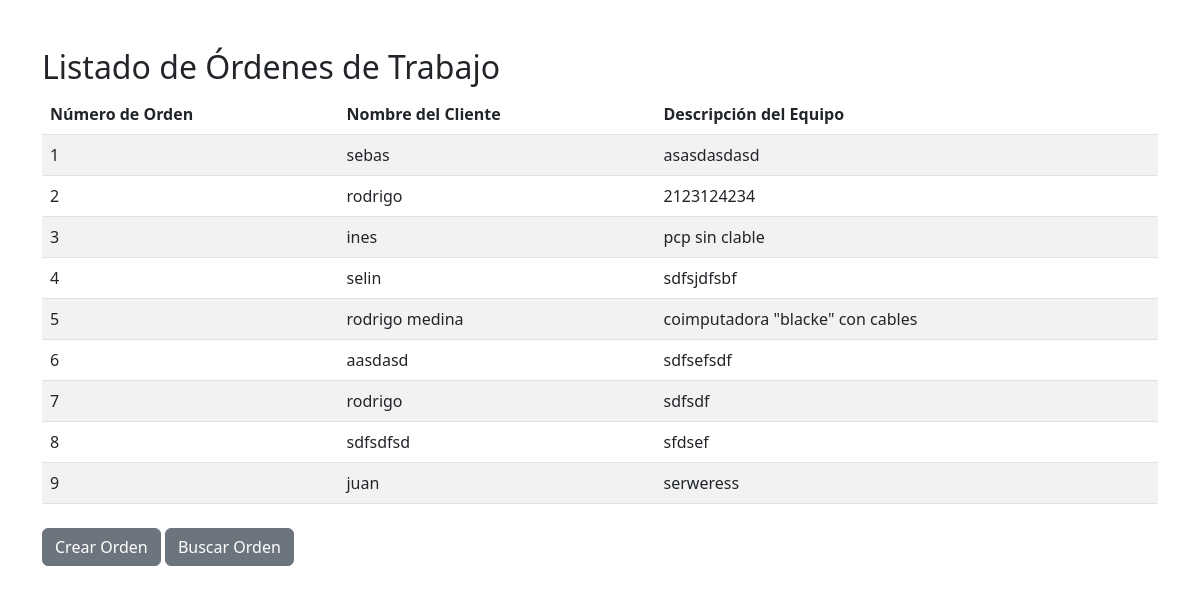
The app's page /listado_ordenes.php with its own data.
### tables this page shows
CREATE TABLE `ordenes_trabajo` (
  `id_orden` int(11) NOT NULL,
  `id_cliente` int(11) DEFAULT NULL,
  `descripcion_equipo` text DEFAULT NULL,
  `detalle_reparacion` text DEFAULT NULL,
  `costo_estimado` decimal(10,2) DEFAULT NULL,
  `costo_final` decimal(10,2) DEFAULT NULL
);

CREATE TABLE `clientes` (
  `id_cliente` int(11) NOT NULL,
  `nombre_completo` varchar(100) DEFAULT NULL,
  `telefono` varchar(20) DEFAULT NULL
);

### listado_ordenes.php (the view, shortened to what this page needs)
<!DOCTYPE html>
<html>
<head>
    <link href="https://cdn.jsdelivr.net/npm/bootstrap@5.3.0-alpha3/dist/css/bootstrap.min.css" rel="stylesheet">
</head>
<body>
<div class="container mt-5">
    <h2>Listado de Órdenes de Trabajo</h2>
    <?php
    $conexion = new mysqli("localhost", "root", "", "control_clientes");
    $sql = "SELECT o.id_orden, c.nombre_completo, o.descripcion_equipo
            FROM ordenes_trabajo o
            JOIN clientes c ON o.id_cliente = c.id_cliente";
    $resultado = $conexion->query($sql);
    if ($resultado->num_rows > 0) {
        echo "<table class='table table-striped'>";
        echo "<thead><tr><th>Número de Orden</th><th>Nombre del Cliente</th><th>Descripción del Equipo</th></tr></thead>";
        echo "<tbody>";
        while ($fila = $resultado->fetch_assoc()) {
            echo "<tr>";
            echo "<td>" . htmlspecialchars($fila['id_orden']) . "</td>";
            echo "<td>" . htmlspecialchars($fila['nombre_completo']) . "</td>";
            echo "<td>" . htmlspecialchars($fila['descripcion_equipo']) . "</td>";
            echo "</tr>";
        }
        echo "</tbody></table>";
    } else {
        echo "<p class='text-danger'>No hay órdenes de trabajo registradas.</p>";
    }
    ?>
<div class="mt-4">
        <a href="index.php" class="btn btn-secondary">Crear Orden</a>
        <a href="buscar_orden.php" class="btn btn-secondary">Buscar Orden</a>
    </div>
</div>
</body>
</html>

### records on screen
ordenes_trabajo: id_orden "1", id_cliente.nombre_completo "sebas", descripcion_equipo "asasdasdasd"
ordenes_trabajo: id_orden "2", id_cliente.nombre_completo "rodrigo", descripcion_equipo "2123124234"
ordenes_trabajo: id_orden "3", id_cliente.nombre_completo "ines", descripcion_equipo "pcp sin clable"
ordenes_trabajo: id_orden "4", id_cliente.nombre_completo "selin", descripcion_equipo "sdfsjdfsbf"
ordenes_trabajo: id_orden "5", id_cliente.nombre_completo "rodrigo medina", descripcion_equipo "coimputadora \"blacke\" con cables"
ordenes_trabajo: id_orden "6", id_cliente.nombre_completo "aasdasd", descripcion_equipo "sdfsefsdf"
ordenes_trabajo: id_orden "7", id_cliente.nombre_completo "rodrigo", descripcion_equipo "sdfsdf"
ordenes_trabajo: id_orden "8", id_cliente.nombre_completo "sdfsdfsd", descripcion_equipo "sfdsef"
ordenes_trabajo: id_orden "9", id_cliente.nombre_completo "juan", descripcion_equipo "serweress"
